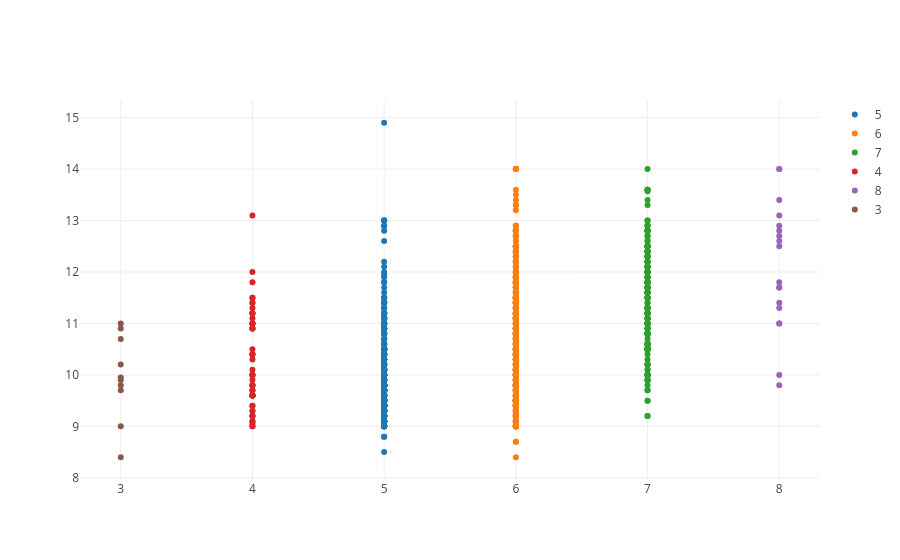

Notebook source saved alongside this figure:
### Code cell
subject = df["quality"]
score = df["alcohol"]

data = [dict(x = subject, y = score, mode = "markers", type = "scatter",
             transforms = [dict(type = "groupby", groups = subject)])]

fig_dict = dict(data = data)
pio.show(fig_dict, validate = False)

### Figure 1 — Plotly figure (JSON) as saved in the notebook; plotly's stock layout.template omitted (floating-point values rounded to 4 significant figures; data arrays with more than 128 entries replaced by an {"elided": "..."} marker saying what was removed)
{"data": [{"mode": "markers", "transforms": [{"groups": {"elided": "1599 int values"}, "type": "groupby"}], "type": "scatter", "x": {"elided": "1599 int values"}, "y": {"elided": "1599 float values"}}], "layout": {}}
